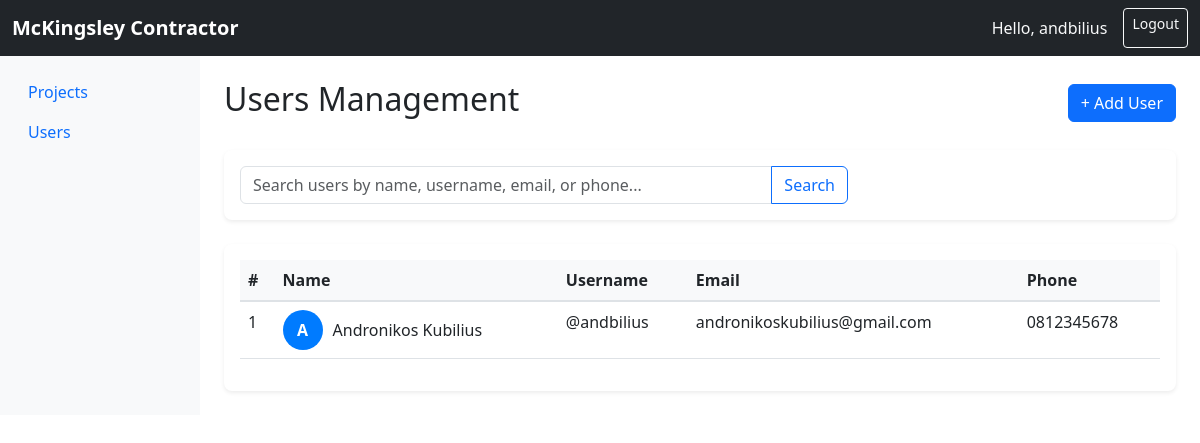
Screenshot of /admin/users.php (signed in) with the database file from the repository.
### tables this page shows
CREATE TABLE `users` (
  `id` int NOT NULL,
  `fullname` varchar(100) NOT NULL,
  `username` varchar(50) NOT NULL,
  `email` varchar(100) NOT NULL,
  `phone` varchar(25) NOT NULL,
  `PASSWORD` varchar(255) NOT NULL,
  `created_at` timestamp NULL DEFAULT CURRENT_TIMESTAMP
);

### admin/users.php (the view, shortened to what this page needs)
<?php
include 'connect.php';
$search = '';
$sql = "SELECT id, fullname, username, email, phone FROM users";
$sql .= " ORDER BY id DESC";
$result = mysqli_query($conn, $sql);
$users = [];
if ($result) {
    $users = mysqli_fetch_all($result, MYSQLI_ASSOC);
}
?>
<?php include 'header.php'; ?>
<div class="container-fluid">
    <div class="row">
        <?php include 'sidebar.php'; ?>
        <main class="col-md-9 ms-sm-auto col-lg-10 px-md-4 py-4">
            <div class="d-flex justify-content-between align-items-center mb-4">
                <h2>Users Management</h2>
                <button class="btn btn-primary" data-bs-toggle="modal" data-bs-target="#addUserModal">
                    + Add User
                </button>
            </div>
            <div class="card mb-4">
                <div class="card-body">
                    <form method="GET" action="" class="row g-3">
                        <div class="col-md-8">
                            <div class="input-group">
                                <input type="text" class="form-control" name="search" placeholder="Search users by name, username, email, or phone..." value="<?php echo htmlspecialchars($search); ?>">
                                <button class="btn btn-outline-primary" type="submit">
                                    <i class="bi bi-search"></i> Search
                                </button>
                            </div>
                        </div>
                        <div class="col-md-4">
                        </div>
                    </form>
                </div>
            </div>
            <div class="card">
                <div class="card-body">
                    <div class="table-responsive">
                        <table class="table table-hover">
                            <thead>
                                <tr>
                                    <th>#</th>
                                    <th>Name</th>
                                    <th>Username</th>
                                    <th>Email</th>
                                    <th>Phone</th>
                                </tr>
                            </thead>
                            <tbody>
                                <?php if (empty($users)): ?>
                                    <tr>
                                        <td colspan="5" class="text-center text-muted py-4">
                                            <?php if (!empty($search)): ?>
                                                <i class="bi bi-search display-4 d-block mb-2"></i>
                                                No users found for "<?php echo htmlspecialchars($search); ?>"
                                            <?php else: ?>
                                                <i class="bi bi-people display-4 d-block mb-2"></i>
                                                No users found
                                            <?php endif; ?>
                                        </td>
                                    </tr>
                                <?php else: ?>
                                    <?php foreach($users as $index => $user): ?>
                                    <tr>
                                        <td><?php echo $index + 1; ?></td>
                                        <td>
                                            <div class="d-flex align-items-center">
                                                <div class="user-avatar">
                                                    <?php echo strtoupper(substr($user['fullname'], 0, 1)); ?>
                                                </div>
                                                <?php echo htmlspecialchars($user['fullname']); ?>
                                            </div>
                                        </td>
                                        <td>@<?php echo htmlspecialchars($user['username']); ?></td>
                                        <td><?php echo htmlspecialchars($user['email']); ?></td>
                                        <td><?php echo htmlspecialchars($user['phone'] ?: '-'); ?></td>
                                    </tr>
                                    <?php endforeach; ?>
                                <?php endif; ?>
                            </tbody>
                        </table>
                    </div>
                </div>
            </div>
        </main>
    </div>
</div>
</body>
</html>

### admin/users.php (style rules this page uses)
.user-avatar { width: 40px; height: 40px; border-radius: 50%; background: #007bff; color: white; display: flex; align-items: center; justify-content: center; font-weight: bold; margin-right: 10px; }
.table th { background: #f8f9fa; border-bottom: 2px solid #dee2e6; font-weight: 600; }
.card { border: none; box-shadow: 0 0.125rem 0.25rem rgba(0, 0, 0, 0.075); border-radius: 0.5rem; }

### rows the page displays
users: fullname "A", fullname "Andronikos Kubilius", username "andbilius", email "andronikoskubilius@gmail.com", phone "0812345678"

### other values shown
$_SESSION['username'] "andbilius"
